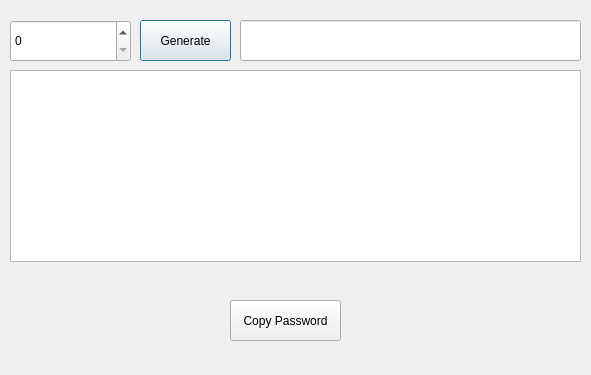
<?xml version="1.0" encoding="UTF-8"?>
<ui version="4.0">
 <class>Dialog</class>
 <widget class="QDialog" name="Dialog">
  <property name="geometry">
   <rect>
    <x>0</x>
    <y>0</y>
    <width>591</width>
    <height>375</height>
   </rect>
  </property>
  <property name="windowTitle">
   <string>Dialog</string>
  </property>
  <widget class="QSpinBox" name="spinBox">
   <property name="geometry">
    <rect>
     <x>10</x>
     <y>20</y>
     <width>121</width>
     <height>42</height>
    </rect>
   </property>
  </widget>
  <widget class="QPushButton" name="pushButton">
   <property name="geometry">
    <rect>
     <x>140</x>
     <y>20</y>
     <width>91</width>
     <height>41</height>
    </rect>
   </property>
   <property name="text">
    <string>Generate</string>
   </property>
  </widget>
  <widget class="QLineEdit" name="lineEdit">
   <property name="geometry">
    <rect>
     <x>240</x>
     <y>20</y>
     <width>341</width>
     <height>41</height>
    </rect>
   </property>
  </widget>
  <widget class="QTextBrowser" name="textBrowser">
   <property name="geometry">
    <rect>
     <x>10</x>
     <y>70</y>
     <width>571</width>
     <height>192</height>
    </rect>
   </property>
  </widget>
  <widget class="QPushButton" name="pushButton_2">
   <property name="geometry">
    <rect>
     <x>230</x>
     <y>300</y>
     <width>111</width>
     <height>41</height>
    </rect>
   </property>
   <property name="text">
    <string>Copy Password</string>
   </property>
  </widget>
 </widget>
 <resources/>
 <connections/>
</ui>
